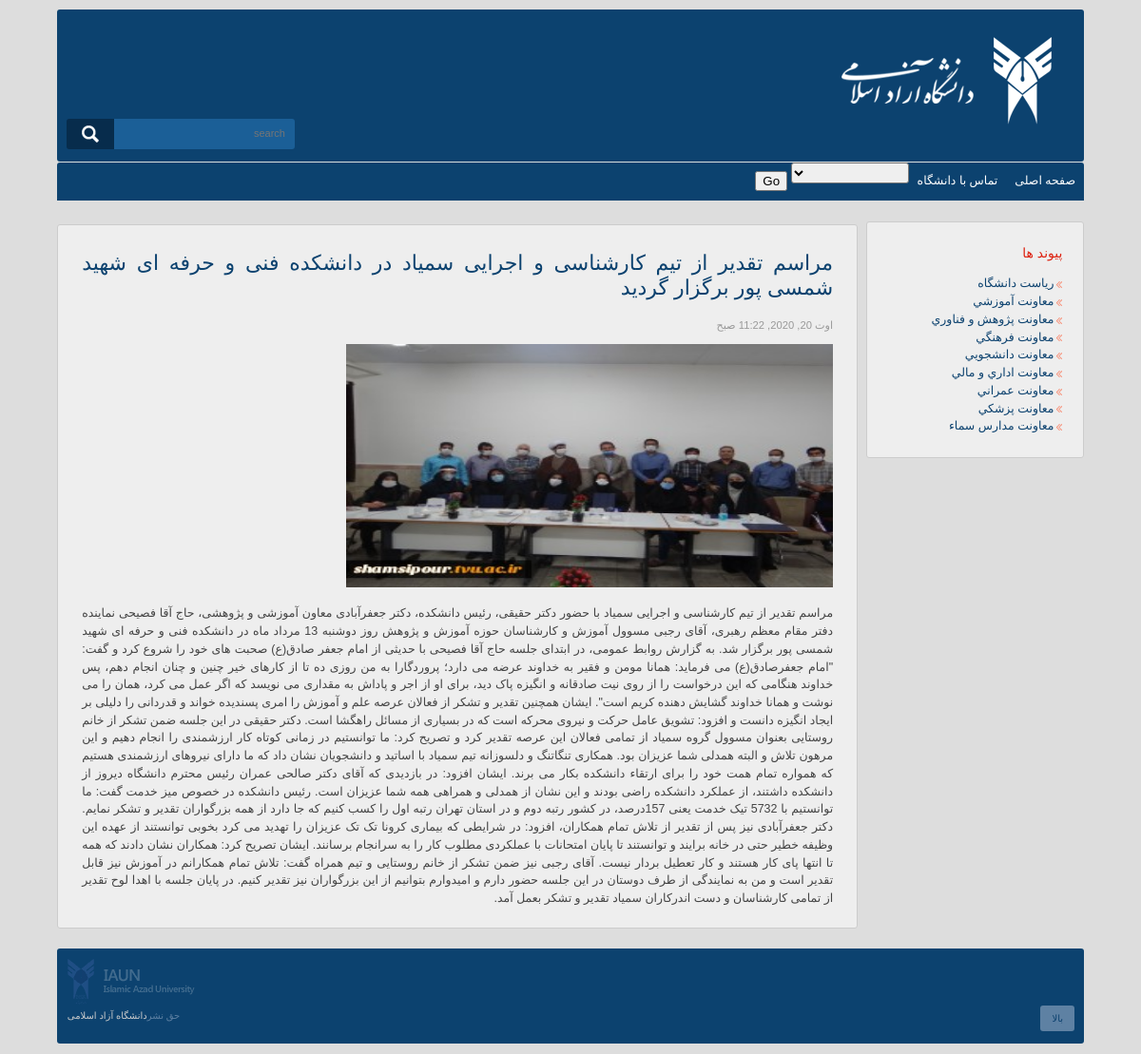
Screenshot of /fa/articles/5 with the database file from the repository.
### Core/models.py (models this page shows, shortened)
class Article(models.Model):
    title = models.CharField(max_length=255, verbose_name ="عنوان")
    text = models.TextField(verbose_name ="متن")
    photo = models.ImageField(upload_to="news", verbose_name ="عکس")
    publish = models.DateTimeField(auto_now_add=True)
    class Meta:
        verbose_name = "مطلب"
        verbose_name_plural = "مطالب"

### Core/views.py (the view)
# urls.py: path('articles/<int:pk>', ArticleDetailView.as_view(), name="article_detail_view"),
class ArticleDetailView(DetailView):
    model = Article
    template_name = "articles/detail.html"

### templates/articles/detail.html
{% extends "base.html" %}
{% block content %}
    <div class="contentpage">
        <article class="topcontentpage">
            <header>
                <h2><a href="{% url "article_detail_view" pk=object.id %}">{{ object.title }}</a></h2>
                <p class="post-info">{{ object.publish }}</p>
            </header>
            <content>
                <img src="{{ object.photo.url }}" style="width: 512px;height: 256px" />
                <p>
                    {{ object.text }}
                </p>
            </content>
        </article>
    </div>
    {% include "rightnav.html" %}
{% endblock %}

### static/css/style.css (style rules this page uses)
* { font-family: Tahoma, Arial, san-serif; font-weight: normal; }
body { background: #ddd; font-size: 78%; color: #444; line-height: 1.5; direction: rtl; }
.body { margin: 0 auto; width: 85%; clear: both; }
h2 { font-size: 14px; color: #D21; }
a { color: #0c426f; text-decoration: none; }
.post-info { color: #999; font-size: 90%; }
.contentpage { width: 78%; float: left; }
.topcontentpage h2, .bottomcontentpage h2 { font: bold 22px Arial, Tahoma, san-serif; }
.topcontentpage { padding: 1% 3%; margin: 3% 0 0 0; background: #EEE; border: 1px solid #CCC; border-radius: 3px; -moz-border-radius: 3px; -webkit-border-radius: 3px; text-align: justify; }

### static/css/responsive.css (style rules this page uses)
@media only screen and (min-width: 900px) and (max-width: 1200px) { .body { width: 90%; } }

### rows the page displays
Article: title "مراسم تقدیر از تیم کارشناسی و اجرایی سمیاد در دانشکده فنی و حرفه ای شهید شمسی پور برگزار گردید", publish "اوت 20, 2020, 11:22 صبح", photo (picture), text "مراسم تقدیر از تیم کارشناسی و اجرایی سمیاد با حضور دکتر حقیقی، رئیس دانشکده، دکتر جعفرآبادی معاون آموزشی و پژوهشی، حاج آقا فصیحی نماینده دفتر مقام معظم رهبری، آقای رجبی مسوول آموزش و کارشناسان حوزه آموزش و پژوهش روز دوشنبه 13 مرداد ماه در دانشکده فنی و حرفه ای شهید شمسی پور برگزار شد. به گزارش روابط عمومی، در ابتدای جلسه حاج آقا فصیحی با حدیثی از امام جعفر صادق(ع) صحبت های خود را شروع کرد و گفت: \"امام جعفرصادق(ع) می فرماید: همانا مومن و فقیر به خداوند عرضه می دارد؛ پروردگارا به من روزی ده تا از کارهای خیر چنین و چنان انجام دهم، پس خداوند هنگامی که این درخواست را از روی نیت صادقانه و انگیزه پاک دید، برای او از اجر و پاداش به مقداری می نویسد که اگر عمل می کرد، همان را می نوشت و همانا خداوند…"

### other values shown
form field language "فارسی (fa)"
